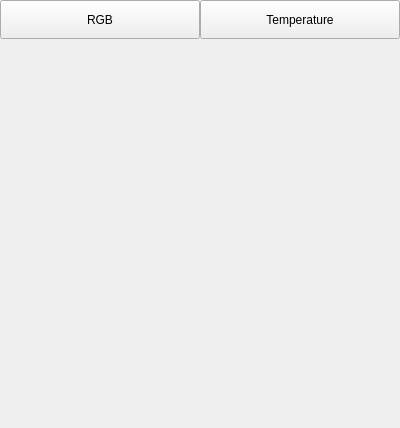
<?xml version="1.0" encoding="UTF-8"?>
<ui version="4.0">
 <class>HueSingleColorPage</class>
 <widget class="QWidget" name="HueSingleColorPage">
  <property name="geometry">
   <rect>
    <x>0</x>
    <y>0</y>
    <width>400</width>
    <height>428</height>
   </rect>
  </property>
  <property name="windowTitle">
   <string>Form</string>
  </property>
  <layout class="QVBoxLayout" name="verticalLayout" stretch="1,8,2">
   <property name="spacing">
    <number>0</number>
   </property>
   <property name="leftMargin">
    <number>0</number>
   </property>
   <property name="topMargin">
    <number>0</number>
   </property>
   <property name="rightMargin">
    <number>0</number>
   </property>
   <property name="bottomMargin">
    <number>0</number>
   </property>
   <item>
    <layout class="QHBoxLayout" name="horizontalLayout">
     <property name="spacing">
      <number>0</number>
     </property>
     <item>
      <widget class="QPushButton" name="temperatureButton">
       <property name="sizePolicy">
        <sizepolicy hsizetype="Minimum" vsizetype="Expanding">
         <horstretch>0</horstretch>
         <verstretch>0</verstretch>
        </sizepolicy>
       </property>
       <property name="text">
        <string>RGB</string>
       </property>
      </widget>
     </item>
     <item>
      <widget class="QPushButton" name="rgbButton">
       <property name="sizePolicy">
        <sizepolicy hsizetype="Minimum" vsizetype="Expanding">
         <horstretch>0</horstretch>
         <verstretch>0</verstretch>
        </sizepolicy>
       </property>
       <property name="text">
        <string>Temperature</string>
       </property>
      </widget>
     </item>
    </layout>
   </item>
   <item>
    <widget class="ColorPicker" name="colorPicker" native="true">
     <property name="sizePolicy">
      <sizepolicy hsizetype="Expanding" vsizetype="Expanding">
       <horstretch>0</horstretch>
       <verstretch>0</verstretch>
      </sizepolicy>
     </property>
     <property name="minimumSize">
      <size>
       <width>0</width>
       <height>200</height>
      </size>
     </property>
    </widget>
   </item>
   <item>
    <widget class="LightsSlider" name="ambientSlider" native="true">
     <property name="sizePolicy">
      <sizepolicy hsizetype="Expanding" vsizetype="Expanding">
       <horstretch>0</horstretch>
       <verstretch>0</verstretch>
      </sizepolicy>
     </property>
    </widget>
   </item>
  </layout>
 </widget>
 <customwidgets>
  <customwidget>
   <class>LightsSlider</class>
   <extends>QWidget</extends>
   <header>lightsslider.h</header>
   <container>1</container>
  </customwidget>
  <customwidget>
   <class>ColorPicker</class>
   <extends>QWidget</extends>
   <header location="global">colorpicker.h</header>
   <container>1</container>
  </customwidget>
 </customwidgets>
 <resources/>
 <connections/>
</ui>
